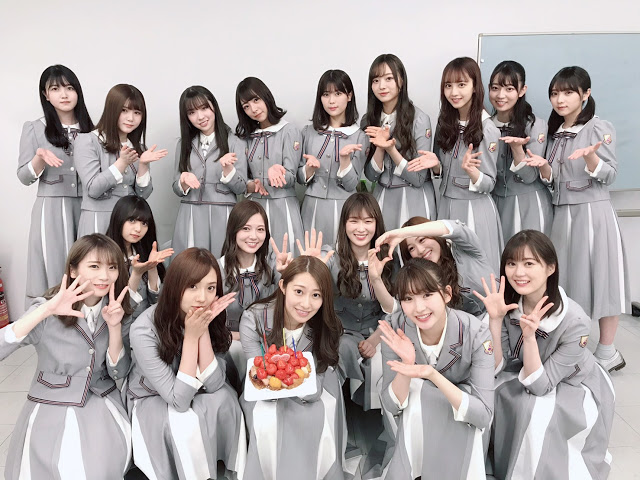
#> input picture image_face_trimming/example/in/0000.jpg, 640 x 480 px
$ python image_resize_16x16_png.py ../image_face_trimming/example/in/0000.jpg
#> lines starting #> are read from the running program, lines starting #| are printed output that depends on the picture
import sys
import os
from PIL import Image
from PIL import ImageEnhance
from PIL import ImageFilter

img_path = sys.argv[1]

basename = os.path.basename(img_path)
dirname = os.path.dirname(img_path)
basename_without_ext = os.path.splitext(os.path.basename(img_path))[0]

img = Image.open(img_path)
#> img is the input picture: PIL image 640x480 RGB; mean R, G, B 171.7, 163.1, 162.9
img = ImageEnhance.Color(img)
img = img.enhance(1.2)

# https://qiita.com/pashango2/items/145d858eff3c505c100a

img = img.resize((128, 128),Image.LANCZOS)
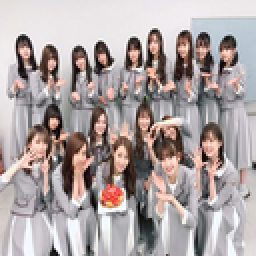
#> img: PIL image 128x128 RGB (shown 2 times larger); mean R, G, B 172.4, 162.1, 161.9

# Dilation
img = img.filter(ImageFilter.MinFilter())
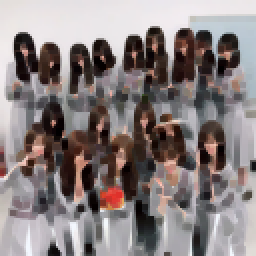
#> img: PIL image 128x128 RGB (shown 2 times larger); mean R, G, B 136.5, 127.2, 127.1

# Color
img = ImageEnhance.Color(img)
img = img.enhance(1.8)
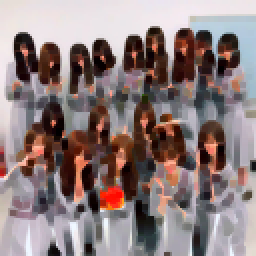
#> img: PIL image 128x128 RGB (shown 2 times larger); mean R, G, B 141.1, 124.7, 124.4

# [16 lines of commented-out code are left out]
img = img.resize((16, 16))
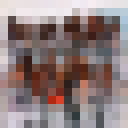
#> img: PIL image 16x16 RGB (shown 8 times larger); mean R, G, B 141, 124.6, 124.4

img.filter(ImageFilter.MaxFilter())

img_zoom = img.resize((512, 512))
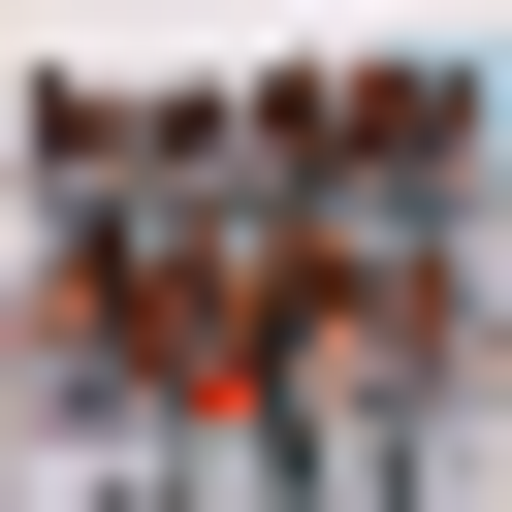
#> img_zoom: PIL image 512x512 RGB; mean R, G, B 141.1, 124.6, 124.4
img_zoom.show()
#img.save(dirname + '/' + basename_without_ext + '_05.png')

exit()
#> (the program exits here)
